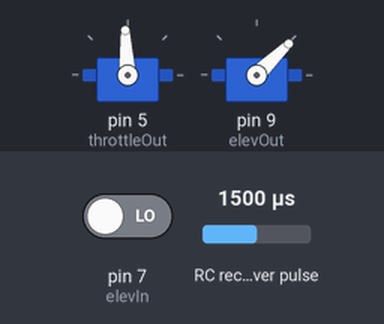
Simulated run of this sketch. Board: Arduino Uno, built with avr-gcc and run on an emulated ATmega328P. Shown: 2 × servo. Wiring (inferred from the names in the program): RC receiver channel: data A2. Inputs (shaded band) come from the test bench; at power-on: RC receiver pulse 1500 µs, pin 7 (elevIn) LOW. What the sketch prints to the serial monitor is not drawn.

Above: at 1.2 s.
1.3 s: RC receiver pulse (sensor on A2) set to 1020 µs
At 2.1 s:
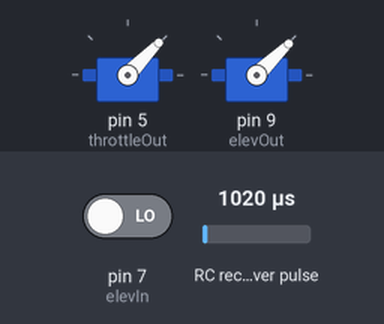
2.8 s: RC receiver pulse (sensor on A2) set to 1250 µs
At 3.3 s:
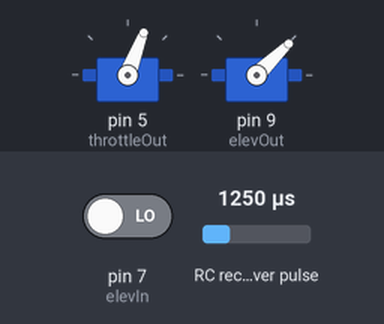
4.3 s: RC receiver pulse (sensor on A2) set to 1750 µs
At 5.5 s:
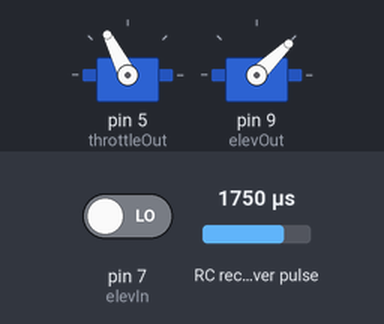
5.8 s: RC receiver pulse (sensor on A2) set to 1980 µs
At 6.8 s:
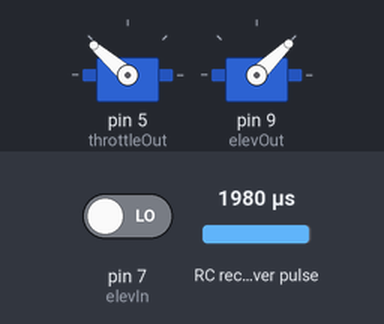
7.3 s: RC receiver pulse (sensor on A2) set to 1500 µs
At 7.9 s:
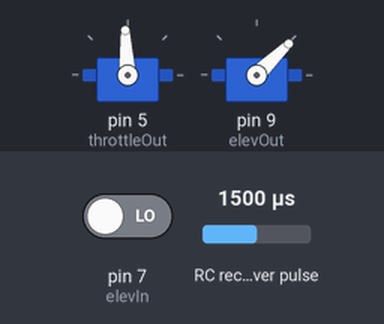
Timing chart, 0 to 9.8 s (numbered marks = the images above; inputs shaded):
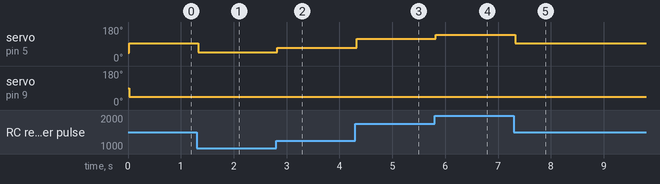

The sketch:

RC_Plane_Receiver_test6.ino
```cpp
#define trigPin 10 //distance trigger pin on Digital pin 10
#define echoPin 13 //distance echo pin on Digital pin 13
#include<Servo.h>

int throttleInput = A2; //set analog pin 2 to receive input from receiver
int throttleOut = 5; //set digital pin 5 to send pwm to throttle
int elevIn = 7;
int elevOut = 9;
  int throttle;
  int elevpwm;
Servo esc;
Servo elev;

void setup() {
  // put your setup code here, to run once:
  esc.attach(throttleOut); //set pin for esc
  elev.attach(elevOut); //set pin for elevator
  pinMode(trigPin, OUTPUT); //set up trigger pin for distance sensor
  pinMode(echoPin, INPUT); //set up echo pin for distance sensor
  esc.writeMicroseconds(1000);
  elev.write(90); //set elevator servo to neutral position (in degrees)
  Serial.begin(115200);
}

void loop() {


  throttle = pulseIn(throttleInput, HIGH); //set timeout to 3000 microseconds
  elevpwm = pulseIn(elevIn, HIGH, 3000);
  Serial.println(elevpwm);
  throttle = constrain(throttle, 1000, 2000);
  elevpwm = constrain(elevpwm, 1000, 2000);
  Serial.println(elevpwm);
  esc.writeMicroseconds(throttle);
  elev.writeMicroseconds(elevpwm);
}
```

Measured:
- after the input at 1.3 s, servo on pin 5 (throttleOut): 93° → 46° at once
- after the input at 2.8 s, servo on pin 5 (throttleOut): 46° → 69° at once
- after the input at 4.3 s, servo on pin 5 (throttleOut): 69° → 117° at once
- after the input at 5.8 s, servo on pin 5 (throttleOut): 117° → 139° at once
- after the input at 7.3 s, servo on pin 5 (throttleOut): 139° → 93° at once
